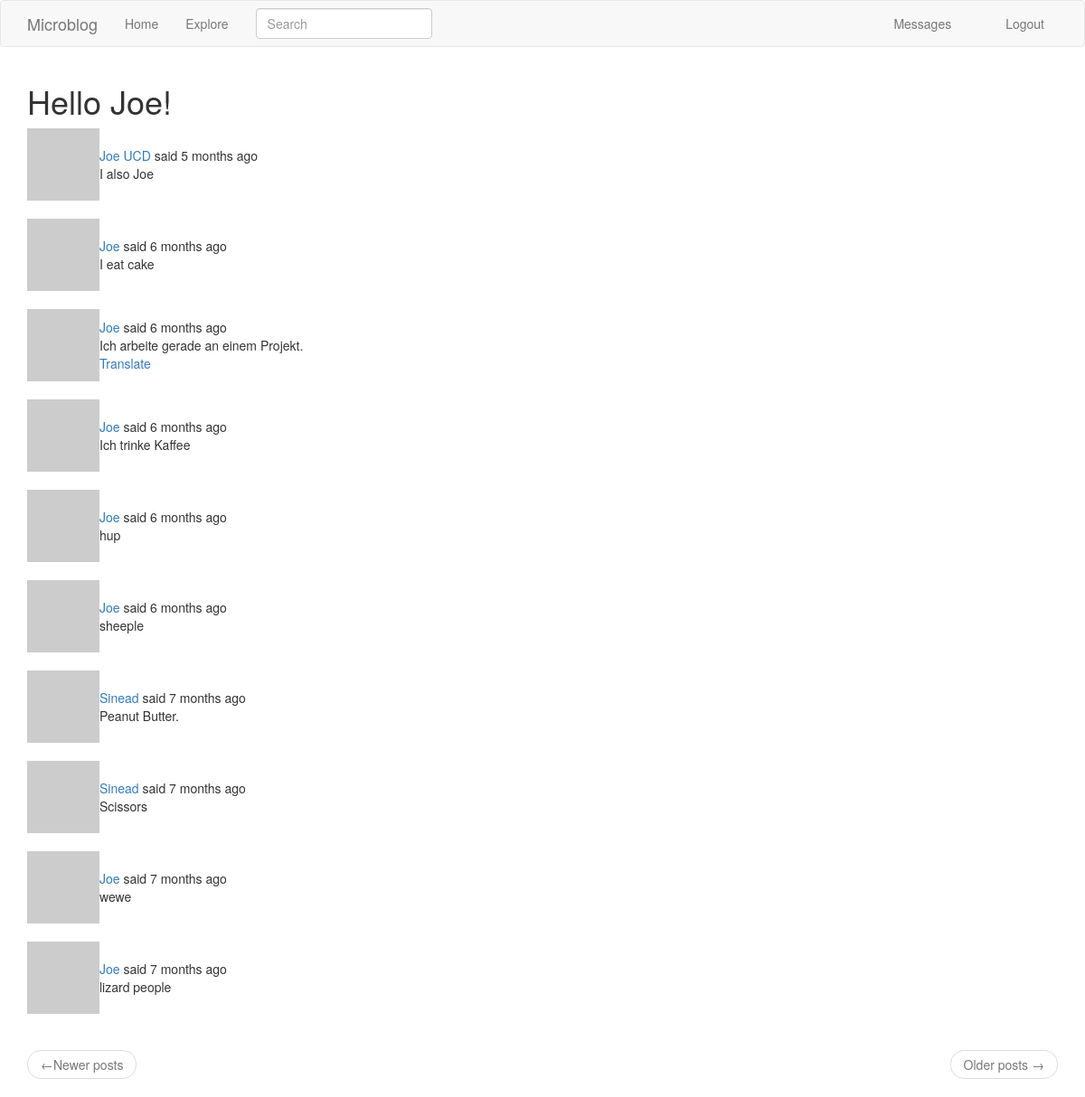
Page /explore (signed in) on the committed database.
### app/models.py (models this page shows, shortened)
class User(UserMixin, db.Model):
    id = db.Column(db.Integer, primary_key=True)
    username = db.Column(db.String(64), index=True, unique=True)
    email = db.Column(db.String(120), index=True, unique=True)
    password_hash = db.Column(db.String(128))
    posts = db.relationship('Post', backref='author', lazy='dynamic')
    about_me = db.Column(db.String(140))
    last_seen = db.Column(db.DateTime, default=datetime.utcnow)
    followed = db.relationship(
        'User',
        secondary=followers,
        primaryjoin=(followers.c.follower_id == id),
        secondaryjoin=(followers.c.followed_id == id),
        backref=db.backref('followers', lazy='dynamic'),
        lazy='dynamic'
    )
    messages_sent = db.relationship('Message',
                                    foreign_keys='Message.sender_id',
                                    backref='author', lazy='dynamic')
    messages_received = db.relationship('Message',
                                    foreign_keys='Message.recipient_id',
                                    backref='recipient', lazy='dynamic')
    last_message_read_time = db.Column(db.DateTime)
    notifications = db.relationship('Notification', backref='user', lazy='dynamic')
    def avatar(self, size):
        digest = md5(self.email.lower().encode('utf-8')).hexdigest()
        return 'https://www.gravatar.com/avatar/{}?d=identicon&s={}'.format(digest, size)
    def new_messages(self):
        last_read_time = self.last_message_read_time or datetime(1900, 1, 1)
        return Message.query.filter_by(recipient=self).filter(
            Message.timestamp > last_read_time).count()

class SearchableMixin(object):
    @classmethod
    def before_commit(cls, session):
        session._changes = {
            'add': list(session.new),
            'update': list(session.dirty),
            'delete': list(session.deleted)
        }
    @classmethod
    def after_commit(cls, session):
        for obj in session._changes['add']:
            if isinstance(obj, SearchableMixin):
                add_to_index(obj.__tablename__, obj)
        for obj in session._changes['update']:
            if isinstance(obj, SearchableMixin):
                add_to_index(obj.__tablename__, obj)
        for obj in session._changes['delete']:
            if isinstance(obj, SearchableMixin):
                add_to_index(obj.__tablename__, obj)
        session._changes = None

class Post(SearchableMixin, db.Model):
    __searchable__ = ['body']                       # the body of a post is searchable
    id = db.Column(db.Integer, primary_key=True)
    body = db.Column(db.String(140))
    timestamp = db.Column(db.DateTime, index=True, default=datetime.utcnow)
    user_id = db.Column(db.Integer, db.ForeignKey('user.id'))
    language = db.Column(db.String(5))

### app/main/routes.py (the view)
@bp.route('/explore')
@login_required
def explore():
    page = request.args.get('page', 1, type=int)
    posts = Post.query.order_by(Post.timestamp.desc()).paginate(
        page, current_app.config['POSTS_PER_PAGE'], False)
    return render_template('index.html', title=_l('Explore'), posts=posts.items)

### app/main/forms.py
class SearchForm(FlaskForm):
    q = StringField(_l('Search'), validators=[DataRequired()])
    def __init__(self, *args, **kwargs):
        if 'formdata' not in kwargs:
            kwargs['formdata'] = request.args
        if 'csrf_enabled' not in kwargs:
            kwargs['csrf_enabled'] = False
        super(SearchForm, self).__init__(*args, **kwargs)

### app/main/routes.py (called while the page is built)
@bp.before_request
def before_request():
    if current_user.is_authenticated:
        current_user.last_seen = datetime.utcnow()
        db.session.commit()
        g.search_form = SearchForm()
    g.locale = str(get_locale())

### app/models.py (called while the page is built)
@login.user_loader   # flask-login
def load_user(id):
    return User.query.get(int(id))

### app/templates/index.html (shortened to what this page needs)
{% extends "base.html" %}
{% import 'bootstrap/wtf.html' as wtf %}
{% block app_content %}
    <h1>{{ _('Hello %(username)s!', username=current_user.username) }}</h1>
    {% for post in posts %}
        {% include '_post.html' %}
    {% endfor %}
    <nav aria-label="...">
        <ul class="pager">
            <li class="previous{% if not prev_url %} disabled{% endif %}">
                <a href="{{ prev_url or '#' }}">
                    <span aria-hidden="true">&larr;</span>{{ _('Newer posts') }}
                </a>
            </li>
            <li class="next{% if not next_url %} disabled{% endif %}">
                <a href="{{ next_url or '#' }}">
                    {{ _('Older posts') }} <span arai-hidden="true">&rarr;</span>
                </a>
            </li>
        </ul>
    </nav>
{% endblock %}

### app/templates/_post.html (shortened to what this page needs)
<table>
    <tr>
        <td width="70ox">
            <a href="{{ url_for('main.user', username=post.author.username) }}">
                <img src="{{ post.author.avatar(36) }}">
            </a>
        </td>
        <td>
            {{ _('%(username)s said %(when)s',
                username=user_link, when=moment(post.timestamp).fromNow()) }}
            <br>
            <span id="post{{ post.id }}">{{ post.body }}</span>
            {% if post.language and post.laguage != g.locale %}
                <br>
                <span id="translation{{ post.id }}">
                    <a href="javascript:translate(
                            '#post{{ post.id }}',
                            '#translation{{ post.id }}',
                            '{{ post.language }}',
                            '{{ g.locale }}');">{{ _('Translate') }}</a>
                </span>
            {% endif %}
        </td>
    </tr>
</table>
<br>

### rows in the picture
Post: body "I also Joe"
Post: body "I eat cake"
Post: body "Ich arbeite gerade an einem Projekt."
Post: body "Ich trinke Kaffee"
Post: body "hup"
Post: body "sheeple"
Post: body "Peanut Butter."
Post: body "Scissors"
Post: body "wewe"
Post: body "lizard people"
